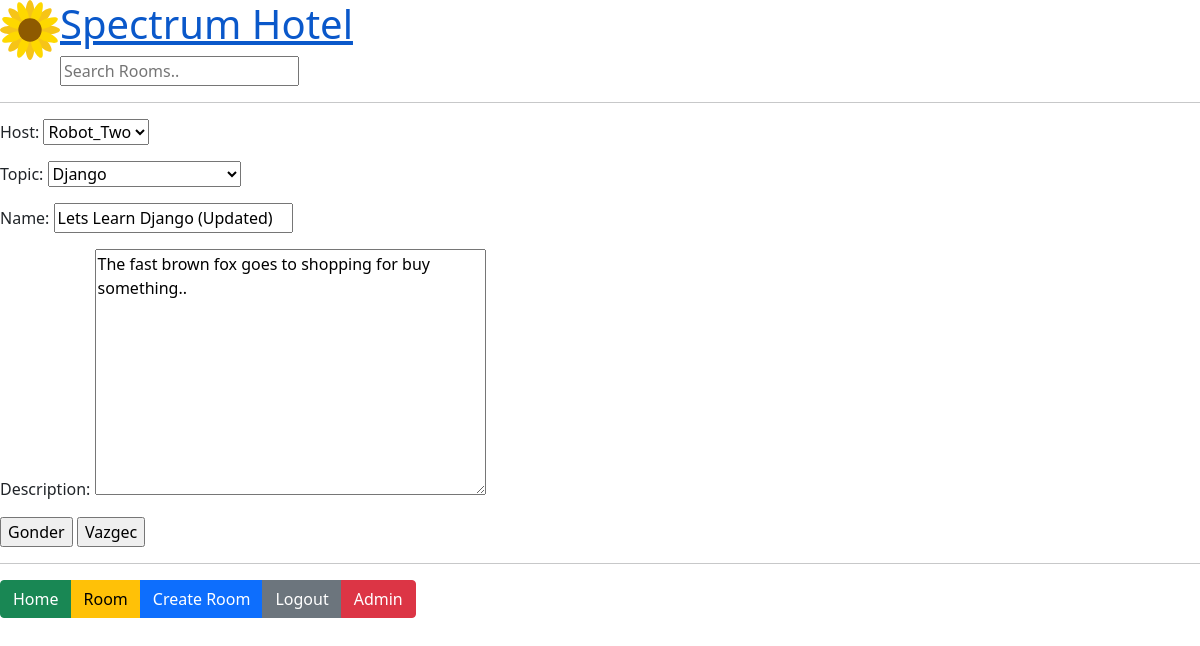
Page /update-room/3/ (signed in) on the committed database.
### base/models.py (models this page shows, shortened)
class Room(models.Model):
    host = models.ForeignKey(User, on_delete=models.SET_NULL, null=True)
    topic = models.ForeignKey(Topic, on_delete=models.SET_NULL, null=True)
    name = models.CharField(max_length=50)
    description = models.TextField(null=True, blank=True)
    updated = models.DateTimeField(auto_now=True)
    created = models.DateTimeField(auto_now_add=True)
    class Meta:
        ordering = ['-updated', '-created']

class Topic(models.Model):
    name = models.CharField(max_length=200)
    def __str__(self):
        return self.name

### base/views.py (the view)
@login_required(login_url='urlUserLogin')
def updateRoom(request, room_id_in_url):
    room_data = Room.objects.get(id=room_id_in_url)
    form_data = RoomForm(instance=room_data)
    if request.user != room_data.host:
        return HttpResponse("Bunu editlemek sana mı kaldı yarram?")
    if request.method == 'POST':  # Formumuzda action olarak kendini göstermiştik. Yani Submit edildiğinde
        form_gelen = RoomForm(request.POST, instance=room_data)
        if form_gelen.is_valid():  # Eğer formumuzda bir sıkıntı yok ve 'valid' ise
            form_gelen.save()  # Form bilgisini kaydedelim.
            return redirect('form_submitted_in_urls')
    icerik = {'form_template': form_data}
    return render(request, 'base/room_form.html', icerik)

### base/forms.py
class RoomForm(ModelForm):
    class Meta:
        model = Room #models'daki Room modelimiz
        fields = '__all__' #bütün değiştirilebilir alanları almak yerine alanları biz belirlemek istersek

### base/templates/base/room_form.html (shortened to what this page needs)
{% extends "main.html" %}
{% block content %}
<div>
    <form method="POST" action="">
       {{form_template.as_p}}
        <input type="Submit" value="Gonder"/>
        <input type="button" value="Vazgec" onclick="window.location.href='/'"/>
    </form>
</div>
{% endblock content%}

### rows in the picture
Room: host "Robot_Two", topic "Django", description "The fast brown fox goes to shopping for buy something.."
Topic: name "Lets Learn Django (Updated)"
